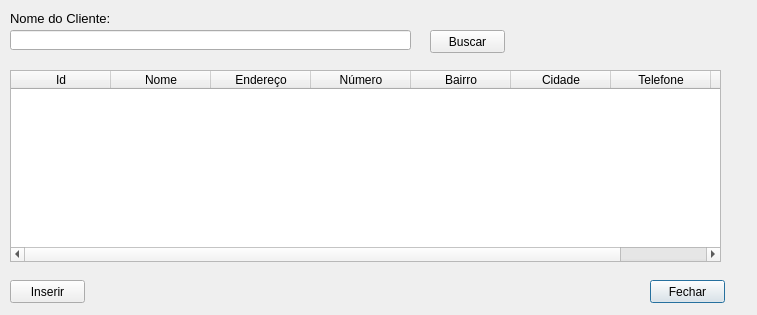
<?xml version="1.0" encoding="UTF-8"?>
<ui version="4.0">
 <class>Dialog_buscar_cliente</class>
 <widget class="QDialog" name="Dialog_buscar_cliente">
  <property name="geometry">
   <rect>
    <x>0</x>
    <y>0</y>
    <width>757</width>
    <height>315</height>
   </rect>
  </property>
  <property name="windowTitle">
   <string>Buscar Cliente</string>
  </property>
  <widget class="QPushButton" name="pushButton_fechar">
   <property name="geometry">
    <rect>
     <x>650</x>
     <y>280</y>
     <width>75</width>
     <height>23</height>
    </rect>
   </property>
   <property name="text">
    <string>Fechar</string>
   </property>
  </widget>
  <widget class="QTableWidget" name="tableWidget_clientes">
   <property name="geometry">
    <rect>
     <x>10</x>
     <y>70</y>
     <width>711</width>
     <height>192</height>
    </rect>
   </property>
   <column>
    <property name="text">
     <string>Id</string>
    </property>
   </column>
   <column>
    <property name="text">
     <string>Nome</string>
    </property>
   </column>
   <column>
    <property name="text">
     <string>Endereço</string>
    </property>
   </column>
   <column>
    <property name="text">
     <string>Número</string>
    </property>
   </column>
   <column>
    <property name="text">
     <string>Bairro</string>
    </property>
   </column>
   <column>
    <property name="text">
     <string>Cidade</string>
    </property>
   </column>
   <column>
    <property name="text">
     <string>Telefone</string>
    </property>
   </column>
   <column>
    <property name="text">
     <string>Observaçoes</string>
    </property>
   </column>
  </widget>
  <widget class="QLineEdit" name="lineEdit_nome_cliente">
   <property name="geometry">
    <rect>
     <x>10</x>
     <y>30</y>
     <width>401</width>
     <height>20</height>
    </rect>
   </property>
  </widget>
  <widget class="QPushButton" name="pushButton_inserir_cliente">
   <property name="geometry">
    <rect>
     <x>10</x>
     <y>280</y>
     <width>75</width>
     <height>23</height>
    </rect>
   </property>
   <property name="text">
    <string>Inserir</string>
   </property>
  </widget>
  <widget class="QPushButton" name="pushButton_buscar_cliente">
   <property name="geometry">
    <rect>
     <x>430</x>
     <y>30</y>
     <width>75</width>
     <height>23</height>
    </rect>
   </property>
   <property name="text">
    <string>Buscar</string>
   </property>
  </widget>
  <widget class="QLabel" name="label_nome_cliente">
   <property name="geometry">
    <rect>
     <x>10</x>
     <y>10</y>
     <width>111</width>
     <height>16</height>
    </rect>
   </property>
   <property name="font">
    <font>
     <pointsize>10</pointsize>
    </font>
   </property>
   <property name="text">
    <string>Nome do Cliente:</string>
   </property>
  </widget>
 </widget>
 <resources/>
 <connections/>
</ui>
